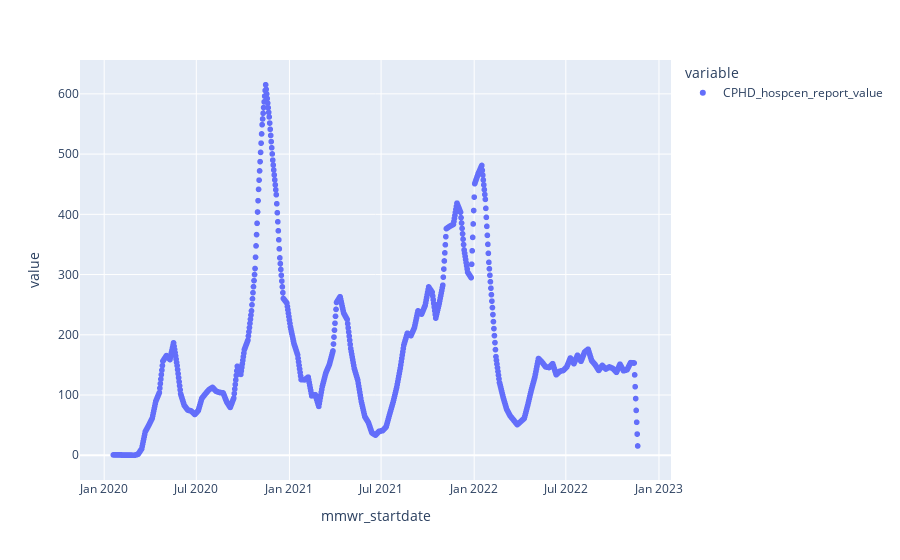

Notebook cell for this chart:
### Code cell
ser1 = df2["case_count"]

ser2 = ser1.asfreq("24H").interpolate() / 7
ser2.name = "CPHD_hospcen_report_value"

px.scatter(ser2)

### Figure 1 — Plotly figure (JSON) as saved in the notebook; plotly's stock layout.template omitted (floating-point values rounded to 4 significant figures; data arrays with more than 128 entries replaced by an {"elided": "..."} marker saying what was removed)
{"data": [{"hovertemplate": "variable=CPHD_hospcen_report_value<br>mmwr_startdate=%{x}<br>value=%{y}<extra></extra>", "legendgroup": "CPHD_hospcen_report_value", "marker": {"color": "#636efa", "symbol": "circle"}, "mode": "markers", "name": "CPHD_hospcen_report_value", "showlegend": true, "type": "scattergl", "x": {"elided": "1037 str values"}, "xaxis": "x", "y": {"elided": "1037 float values"}, "yaxis": "y"}], "layout": {"legend": {"title": {"text": "variable"}, "tracegroupgap": 0}, "margin": {"t": 60}, "xaxis": {"anchor": "y", "domain": [0, 1], "title": {"text": "mmwr_startdate"}}, "yaxis": {"anchor": "x", "domain": [0, 1], "title": {"text": "value"}}}}
